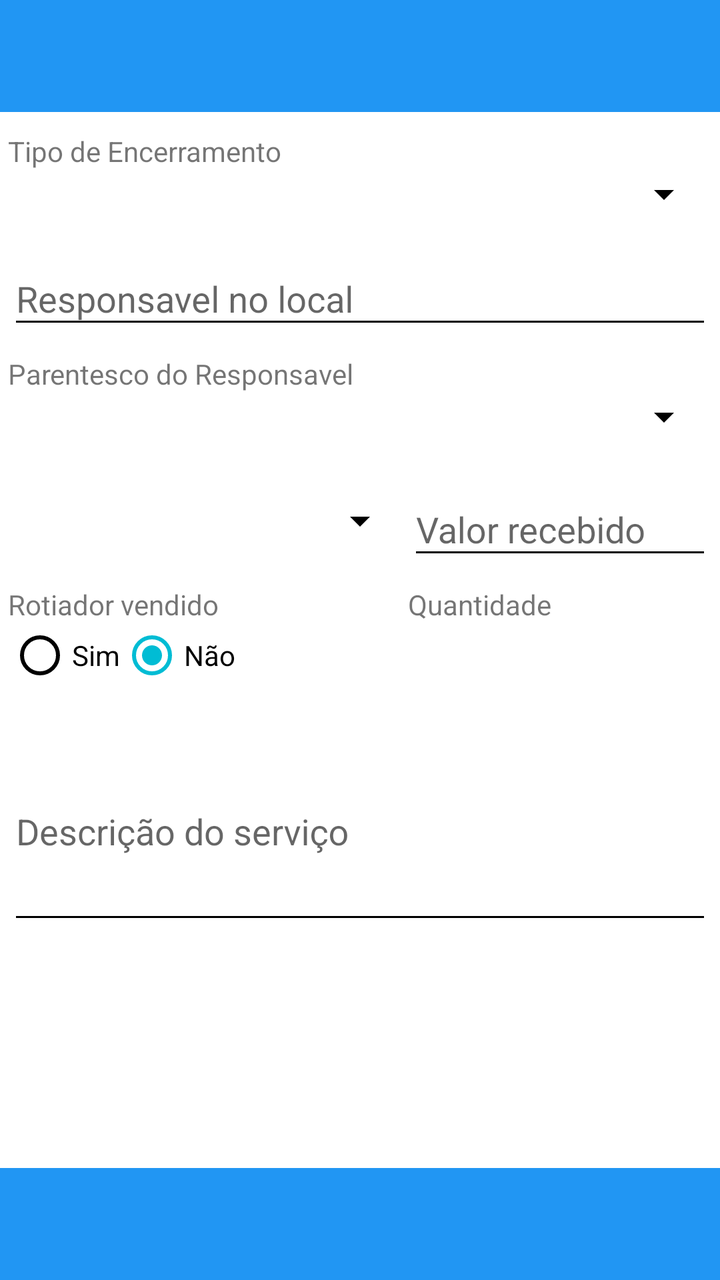
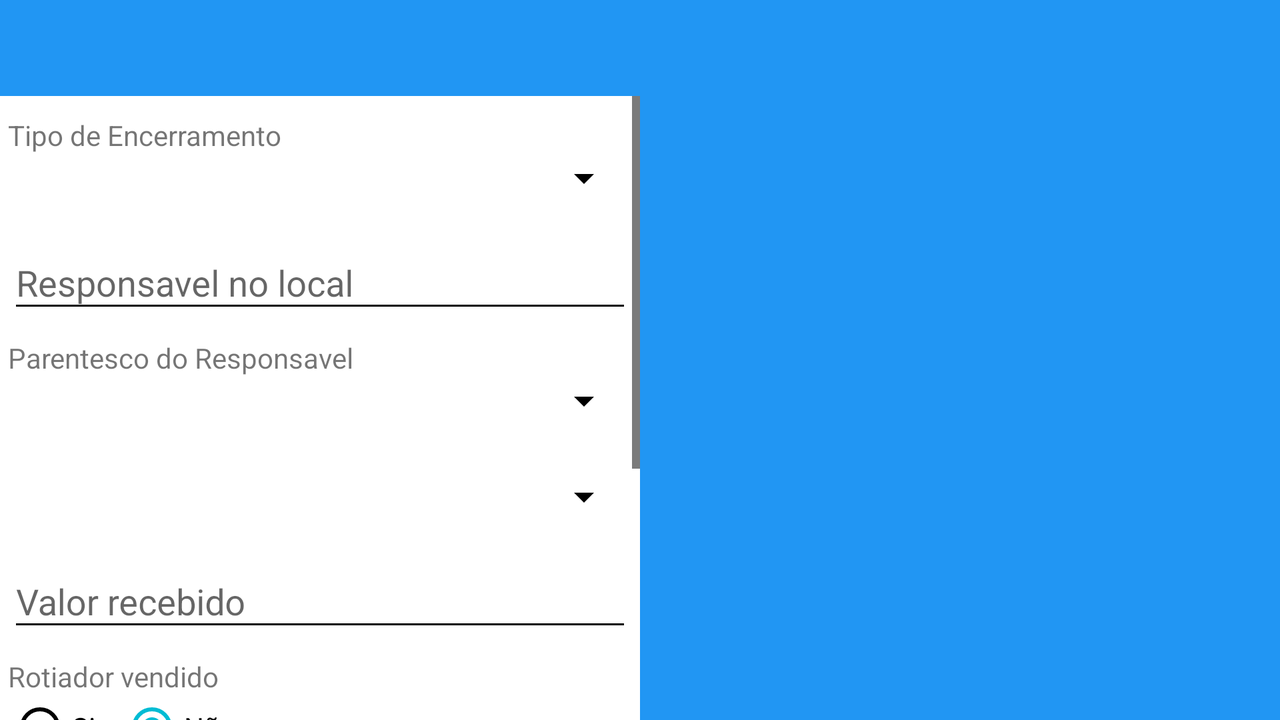

The same Android screen from two of the app's own layout files: first res/layout/ as a phone draws it, then the repository's variant for another configuration, drawn on a device whose configuration selects that folder. Both files follow.
<!-- AndroidManifest.xml: application theme Theme.MyTheme -->
<!-- res/layout/activity_fechar_os.xml -->
<?xml version="1.0" encoding="utf-8"?>
<LinearLayout xmlns:android="http://schemas.android.com/apk/res/android"
    xmlns:app="http://schemas.android.com/apk/res-auto"
    android:layout_width="match_parent"
    android:layout_height="match_parent"
    android:background="@android:color/white"
    android:orientation="vertical">

    <ScrollView
        android:layout_width="match_parent"
        android:layout_height="wrap_content">

        <RelativeLayout
            android:layout_width="match_parent"
            android:layout_height="match_parent">

            <android.support.v7.widget.Toolbar
                android:id="@+id/os_toolbar"
                android:layout_width="match_parent"
                android:layout_height="wrap_content"
                android:background="?attr/colorPrimary"
                android:minHeight="?attr/actionBarSize" />

            <LinearLayout
                android:layout_width="match_parent"
                android:layout_height="wrap_content"
                android:layout_below="@+id/os_toolbar"
                android:layout_marginTop="10dp"
                android:layout_marginLeft="4dp"
                android:layout_marginRight="4dp"
                android:orientation="vertical">


                <TextView
                    android:id="@+id/textView"
                    android:layout_width="wrap_content"
                    android:layout_height="wrap_content"
                    android:text="Tipo de Encerramento" />

                <Spinner
                    android:id="@+id/sp_encerramento"
                    android:layout_width="match_parent"
                    android:layout_height="wrap_content" />

                <android.support.design.widget.TextInputLayout
                    android:id="@+id/til_responsavel"
                    android:layout_width="match_parent"
                    android:layout_height="wrap_content"
                    android:layout_marginBottom="8dp"
                    android:layout_marginTop="8dp">

                    <EditText
                        android:id="@+id/edt_responsavel"
                        android:layout_width="match_parent"
                        android:layout_height="wrap_content"
                        android:hint="Responsavel no local"
                        android:inputType="textPersonName" />
                </android.support.design.widget.TextInputLayout>

                <TextView
                    android:id="@+id/textView2"
                    android:layout_width="wrap_content"
                    android:layout_height="wrap_content"
                    android:text="Parentesco do Responsavel" />

                <Spinner
                    android:id="@+id/sp_parentesco"
                    android:layout_width="match_parent"
                    android:layout_height="wrap_content" />


                <TableLayout
                    android:id="@+id/tb"
                    android:layout_width="match_parent"
                    android:layout_height="wrap_content"
                    android:layout_marginTop="4dp">

                    

                    <TableRow
                        android:id="@+id/tableRow2"
                        android:layout_width="match_parent"
                        android:layout_height="wrap_content">

                        <Spinner
                            android:id="@+id/sp_tipo_pagamento"
                            android:layout_width="200dp"
                            android:layout_height="wrap_content"
                            android:layout_marginTop="24dp" />

                        <android.support.design.widget.TextInputLayout
                            android:id="@+id/til_valor"
                            android:layout_width="match_parent"
                            android:layout_height="wrap_content"
                            android:layout_marginBottom="8dp"
                            android:layout_marginTop="8dp"
                            android:layout_weight="1">

                            <EditText
                                android:id="@+id/edt_valor"
                                android:layout_width="match_parent"
                                android:layout_height="wrap_content"
                                android:hint="Valor recebido"
                                android:inputType="text|numberDecimal" />
                        </android.support.design.widget.TextInputLayout>

                    </TableRow>

                    <TableRow
                        android:id="@+id/tableRow4"
                        android:layout_width="match_parent"
                        android:layout_height="wrap_content">

                        <TextView
                            android:id="@+id/textView4"
                            android:layout_width="wrap_content"
                            android:layout_height="wrap_content"
                            android:text="Rotiador vendido" />

                        <TextView
                            android:id="@+id/textView5"
                            android:layout_width="wrap_content"
                            android:layout_height="wrap_content"
                            android:text="Quantidade" />

                    </TableRow>

                    <TableRow
                        android:id="@+id/tableRow6"
                        android:layout_width="wrap_content"
                        android:layout_height="wrap_content">

                        <RadioGroup
                            android:id="@+id/rg_op_router"
                            android:layout_width="wrap_content"
                            android:layout_height="wrap_content"
                            android:orientation="horizontal">

                            <RadioButton
                                android:id="@+id/rbSim"
                                android:layout_width="wrap_content"
                                android:layout_height="wrap_content"
                                android:text="Sim" />

                            <RadioButton
                                android:id="@+id/rbNao"
                                android:layout_width="wrap_content"
                                android:layout_height="wrap_content"
                                android:checked="true"
                                android:text="Não" />
                        </RadioGroup>

                        <Spinner
                            android:id="@+id/sp_quantidade_router"
                            android:layout_width="0dp"
                            android:layout_height="wrap_content"
                            android:layout_weight="1"
                            android:visibility="gone" />

                    </TableRow>
                </TableLayout>

                <android.support.design.widget.TextInputLayout
                    android:layout_width="match_parent"
                    android:layout_height="wrap_content"
                    android:layout_marginTop="8dp">

                    <EditText
                        android:id="@+id/edt_descricao"
                        android:layout_width="match_parent"
                        android:layout_height="wrap_content"
                        android:hint="Descrição do serviço"
                        android:inputType="textMultiLine"
                        android:lines="4"
                        android:maxWidth="180dip"
                        android:minWidth="10.0dip" />
                </android.support.design.widget.TextInputLayout>

            </LinearLayout>
        </RelativeLayout>
    </ScrollView>
    <RelativeLayout
        android:layout_width="match_parent"
        android:layout_height="match_parent"
        android:layout_alignParentBottom="true">

        <android.support.v7.widget.Toolbar
            android:id="@+id/os_toolbar_bottom"
            android:layout_width="match_parent"
            android:layout_height="wrap_content"
            android:background="?attr/colorPrimary"
            android:minHeight="?attr/actionBarSize"
            android:layout_alignParentBottom="true"
            app:theme="@style/Thema.MythemaBottom">

            <ImageView
                android:id="@+id/im_enviar"
                android:layout_width="24dp"
                android:layout_height="24dp"
                android:src="@drawable/send" />

        </android.support.v7.widget.Toolbar>
    </RelativeLayout>

    <RelativeLayout
        android:id="@+id/rlf_material_imagem"
        android:layout_width="wrap_content"
        android:layout_height="wrap_content"
        android:visibility="gone">

    </RelativeLayout>

</LinearLayout>
<!-- resources referenced by this layout -->
<resources>
  <style name="Thema.MythemaBottom" parent="Theme.MyTheme">
          <item name="colorControlNormal">@color/colorSecondText</item>
          <item name="colorControlActivated">@color/colorPrimary</item>
      </style>
  <!-- from res/values-v21/ -->
  <style name="Theme.MyTheme" parent="Theme.AppCompat.Light.NoActionBar">
          
          <item name="colorPrimary">@color/colorPrimary</item>
  
          
          <item name="colorPrimaryDark">@color/colorPrimaryDark</item>
  
          
          <item name="colorAccent">@color/colorAccent</item>
  
          
  
          <item name="colorControlNormal">@android:color/black</item>
  
          
          <item name="material_drawer_primary_text">@color/colorPrimarytext</item>
          <item name="material_drawer_selected_text">@color/colorPrimary</item>
  
          <item name="android:windowActivityTransitions">true</item>
          <item name="android:windowContentTransitions">true</item>
  
  
          <item name="android:windowDrawsSystemBarBackgrounds">true</item>
          <item name="android:statusBarColor">@color/colorPrimaryDark</item>
      </style>
  <color name="colorSecondText">#999</color>
  <color name="colorPrimary">#2196F3</color>
  <color name="colorPrimaryDark">#1976D2</color>
  <color name="colorAccent">#00BCD4</color>
  <color name="colorPrimarytext">#212121</color>
</resources>
<!-- res/layout-land/activity_fechar_os.xml (the repository's variant of the layout above) -->
<!-- drawn on the phone turned sideways -->
<?xml version="1.0" encoding="utf-8"?>
<LinearLayout xmlns:android="http://schemas.android.com/apk/res/android"
    xmlns:app="http://schemas.android.com/apk/res-auto"
    android:layout_width="match_parent"
    android:layout_height="match_parent"
    android:background="@android:color/white"
    android:orientation="horizontal">

    <LinearLayout
        android:layout_width="0dp"
        android:layout_height="match_parent"
        android:layout_weight="3"
        android:orientation="vertical">

        <android.support.v7.widget.Toolbar
            android:id="@+id/os_toolbar"
            android:layout_width="match_parent"
            android:layout_height="wrap_content"
            android:background="?attr/colorPrimary"
            android:minHeight="?attr/actionBarSize" />


        <ScrollView
            android:layout_width="match_parent"
            android:layout_height="wrap_content">

            <RelativeLayout
                android:layout_width="match_parent"
                android:layout_height="match_parent">


                <LinearLayout
                    android:id="@+id/ll"
                    android:layout_width="match_parent"
                    android:layout_height="wrap_content"
                    android:layout_marginLeft="4dp"
                    android:layout_marginRight="4dp"
                    android:layout_marginTop="10dp"
                    android:orientation="vertical">


                    <TextView
                        android:id="@+id/textView"
                        android:layout_width="wrap_content"
                        android:layout_height="wrap_content"
                        android:text="Tipo de Encerramento" />

                    <Spinner
                        android:id="@+id/sp_encerramento"
                        android:layout_width="match_parent"
                        android:layout_height="wrap_content" />

                    <android.support.design.widget.TextInputLayout
                        android:id="@+id/til_responsavel"
                        android:layout_width="match_parent"
                        android:layout_height="wrap_content"
                        android:layout_marginBottom="8dp"
                        android:layout_marginTop="8dp">

                        <EditText
                            android:id="@+id/edt_responsavel"
                            android:layout_width="match_parent"
                            android:layout_height="wrap_content"
                            android:hint="Responsavel no local"
                            android:inputType="textPersonName" />
                    </android.support.design.widget.TextInputLayout>

                    <TextView
                        android:id="@+id/textView2"
                        android:layout_width="wrap_content"
                        android:layout_height="wrap_content"
                        android:text="Parentesco do Responsavel" />

                    <Spinner
                        android:id="@+id/sp_parentesco"
                        android:layout_width="match_parent"
                        android:layout_height="wrap_content" />


                    <Spinner
                        android:id="@+id/sp_tipo_pagamento"
                        android:layout_width="match_parent"
                        android:layout_height="wrap_content"
                        android:layout_marginTop="24dp" />

                    <android.support.design.widget.TextInputLayout
                        android:id="@+id/til_valor"
                        android:layout_width="match_parent"
                        android:layout_height="wrap_content"
                        android:layout_marginBottom="8dp"
                        android:layout_marginTop="8dp"
                        android:layout_weight="1">

                        <EditText
                            android:id="@+id/edt_valor"
                            android:layout_width="match_parent"
                            android:layout_height="wrap_content"
                            android:hint="Valor recebido"
                            android:inputType="text|numberDecimal" />
                    </android.support.design.widget.TextInputLayout>


                    <TextView
                        android:id="@+id/textView4"
                        android:layout_width="wrap_content"
                        android:layout_height="wrap_content"
                        android:text="Rotiador vendido" />


                    <RadioGroup
                        android:id="@+id/rg_op_router"
                        android:layout_width="wrap_content"
                        android:layout_height="wrap_content"
                        android:orientation="horizontal">

                        <RadioButton
                            android:id="@+id/rbSim"
                            android:layout_width="wrap_content"
                            android:layout_height="wrap_content"
                            android:text="Sim" />

                        <RadioButton
                            android:id="@+id/rbNao"
                            android:layout_width="wrap_content"
                            android:layout_height="wrap_content"
                            android:checked="true"
                            android:text="Não" />
                    </RadioGroup>

                    <TextView
                        android:id="@+id/textView5"
                        android:layout_width="wrap_content"
                        android:layout_height="wrap_content"
                        android:text="Quantidade" />

                    <Spinner
                        android:id="@+id/sp_quantidade_router"
                        android:layout_width="match_parent"
                        android:layout_height="wrap_content"
                        android:layout_weight="1"
                        android:visibility="gone" />


                    <android.support.design.widget.TextInputLayout
                        android:layout_width="match_parent"
                        android:layout_height="wrap_content"
                        android:layout_marginTop="8dp">

                        <EditText
                            android:id="@+id/edt_descricao"
                            android:layout_width="match_parent"
                            android:layout_height="wrap_content"
                            android:hint="Descrição do serviço"
                            android:inputType="textMultiLine"
                            android:lines="4"
                            android:maxWidth="180dip"
                            android:minWidth="10.0dip" />
                    </android.support.design.widget.TextInputLayout>

                </LinearLayout>

                <android.support.v7.widget.Toolbar
                    android:id="@+id/os_toolbar_bottom"
                    android:layout_width="match_parent"
                    android:layout_height="wrap_content"
                    android:layout_alignParentBottom="true"
                    android:layout_below="@id/ll"
                    android:background="?attr/colorPrimary"
                    android:minHeight="?attr/actionBarSize"
                    app:theme="@style/Thema.MythemaBottom">

                    <ImageView
                        android:id="@+id/im_enviar"
                        android:layout_width="24dp"
                        android:layout_height="24dp"
                        android:src="@drawable/send" />

                </android.support.v7.widget.Toolbar>
            </RelativeLayout>
        </ScrollView>

    </LinearLayout>

    <RelativeLayout
        android:id="@+id/rlf_material_imagem"
        android:layout_width="0dp"
        android:layout_height="match_parent"
        android:layout_weight="3"
        android:background="@color/colorPrimary"
        android:paddingLeft="4dp">

    </RelativeLayout>

</LinearLayout>
<!-- resources referenced by the variant -->
<!-- as the phone turned sideways resolves them -->
<resources>
  <color name="colorPrimary">#2196F3</color>
  <style name="Thema.MythemaBottom" parent="Theme.MyTheme">
          <item name="colorControlNormal">@color/colorSecondText</item>
          <item name="colorControlActivated">@color/colorPrimary</item>
      </style>
  <!-- from res/values-v21/ -->
  <style name="Theme.MyTheme" parent="Theme.AppCompat.Light.NoActionBar">
          
          <item name="colorPrimary">@color/colorPrimary</item>
  
          
          <item name="colorPrimaryDark">@color/colorPrimaryDark</item>
  
          
          <item name="colorAccent">@color/colorAccent</item>
  
          
  
          <item name="colorControlNormal">@android:color/black</item>
  
          
          <item name="material_drawer_primary_text">@color/colorPrimarytext</item>
          <item name="material_drawer_selected_text">@color/colorPrimary</item>
  
          <item name="android:windowActivityTransitions">true</item>
          <item name="android:windowContentTransitions">true</item>
  
  
          <item name="android:windowDrawsSystemBarBackgrounds">true</item>
          <item name="android:statusBarColor">@color/colorPrimaryDark</item>
      </style>
  <color name="colorSecondText">#999</color>
  <color name="colorPrimaryDark">#1976D2</color>
  <color name="colorAccent">#00BCD4</color>
  <color name="colorPrimarytext">#212121</color>
</resources>
